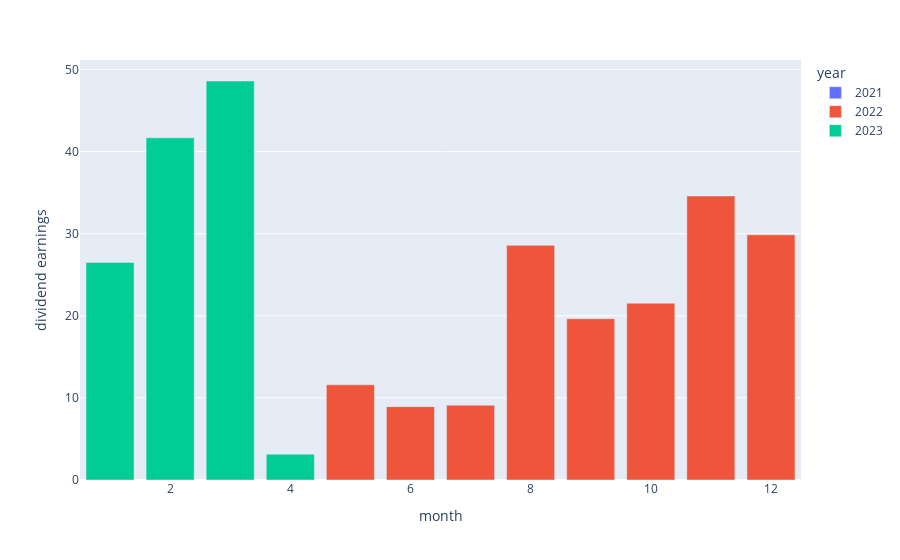

The cell this chart's notebook holds for it:
### Code cell
px.bar(grouped_data,x="month",y="dividend earnings",color="year")

### Figure 1 — Plotly figure (JSON) as saved in the notebook; plotly's stock layout.template omitted (floating-point values rounded to 4 significant figures)
{"data": [{"alignmentgroup": "True", "hovertemplate": "year=2021<br>month=%{x}<br>dividend earnings=%{y}<extra></extra>", "legendgroup": "2021", "marker": {"color": "#636efa", "pattern": {"shape": ""}}, "name": "2021", "offsetgroup": "2021", "orientation": "v", "showlegend": true, "textposition": "auto", "type": "bar", "x": [8, 9, 10, 11, 12], "xaxis": "x", "y": [0, 0, 0, 0, 0], "yaxis": "y"}, {"alignmentgroup": "True", "hovertemplate": "year=2022<br>month=%{x}<br>dividend earnings=%{y}<extra></extra>", "legendgroup": "2022", "marker": {"color": "#EF553B", "pattern": {"shape": ""}}, "name": "2022", "offsetgroup": "2022", "orientation": "v", "showlegend": true, "textposition": "auto", "type": "bar", "x": [1, 2, 3, 4, 5, 6, 7, 8, 9, 10, 11, 12], "xaxis": "x", "y": [0, 0, 0, 0, 11.6, 8.936, 9.112, 28.59, 19.65, 21.54, 34.6, 29.86], "yaxis": "y"}, {"alignmentgroup": "True", "hovertemplate": "year=2023<br>month=%{x}<br>dividend earnings=%{y}<extra></extra>", "legendgroup": "2023", "marker": {"color": "#00cc96", "pattern": {"shape": ""}}, "name": "2023", "offsetgroup": "2023", "orientation": "v", "showlegend": true, "textposition": "auto", "type": "bar", "x": [1, 2, 3, 4], "xaxis": "x", "y": [26.5, 41.68, 48.6, 3.15], "yaxis": "y"}], "layout": {"barmode": "relative", "legend": {"title": {"text": "year"}, "tracegroupgap": 0}, "margin": {"t": 60}, "xaxis": {"anchor": "y", "domain": [0, 1], "title": {"text": "month"}}, "yaxis": {"anchor": "x", "domain": [0, 1], "title": {"text": "dividend earnings"}}}}
